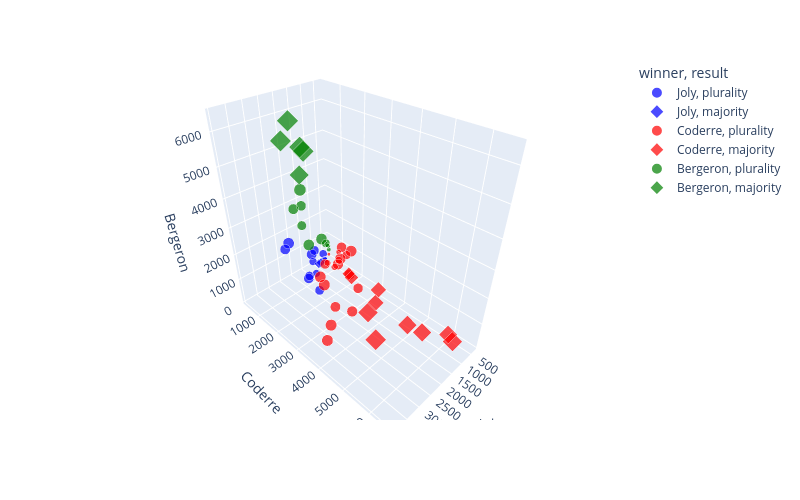

Notebook code cell kept with this figure:
### Code cell
fig = px.scatter_3d(
    df, 
    x="Joly", 
    y="Coderre", 
    z="Bergeron", 
    color="winner", 
    size="total",
    hover_name="district", 
    symbol="result",
    color_discrete_map={"Joly": "blue", "Bergeron": "green", "Coderre":"red"})

fig.show()

### Figure 1 — Plotly figure (JSON) as saved in the notebook; plotly's stock layout.template omitted (floating-point values rounded to 4 significant figures)
{"data": [{"hovertemplate": "<b>%{hovertext}</b><br><br>winner=Joly<br>result=plurality<br>Joly=%{x}<br>Coderre=%{y}<br>Bergeron=%{z}<br>total=%{marker.size}<extra></extra>", "hovertext": ["101-Bois-de-Liesse", "102-Cap-Saint-Jacques", "161-Saint-HenriPetite-BourgognePointe-Saint-Charles", "172-Desmarchais-Crawford", "181-Peter-McGill", "182-Saint-Jacques", "33-Snowdon", "34-Notre-Dame-de-Grâce", "35-Loyola", "41-du Canal", "43-Fort-Rolland", "63-Jacques-Bizard"], "legendgroup": "Joly, plurality", "marker": {"color": "blue", "size": [7334, 6363, 9378, 7956, 4099, 6357, 4687, 7688, 6125, 3263, 4438, 1432], "sizemode": "area", "sizeref": 27.62, "symbol": "circle"}, "mode": "markers", "name": "Joly, plurality", "scene": "scene", "showlegend": true, "type": "scatter3d", "x": [3024, 2675, 3578, 2849, 1894, 2282, 1636, 3262, 2648, 1266, 1908, 690], "y": [2481, 2525, 2432, 2476, 1451, 1906, 1548, 1773, 2040, 1165, 1325, 518], "z": [1829, 1163, 3368, 2631, 754, 2169, 1503, 2653, 1437, 832, 1205, 224]}, {"hovertemplate": "<b>%{hovertext}</b><br><br>winner=Joly<br>result=majority<br>Joly=%{x}<br>Coderre=%{y}<br>Bergeron=%{z}<br>total=%{marker.size}<extra></extra>", "hovertext": ["61-Pierre-Foretier", "62-Denis-Benjamin-Viger"], "legendgroup": "Joly, majority", "marker": {"color": "blue", "size": [1887, 1889], "sizemode": "area", "sizeref": 27.62, "symbol": "diamond"}, "mode": "markers", "name": "Joly, majority", "scene": "scene", "showlegend": true, "type": "scatter3d", "x": [998, 1068], "y": [631, 595], "z": [258, 226]}, {"hovertemplate": "<b>%{hovertext}</b><br><br>winner=Coderre<br>result=plurality<br>Joly=%{x}<br>Coderre=%{y}<br>Bergeron=%{z}<br>total=%{marker.size}<extra></extra>", "hovertext": ["11-Sault-au-Récollet", "12-Saint-Sulpice", "134-Marie-Victorin", "14-Bordeaux-Cartierville", "141-Côte-de-Liesse", "142-Norman-McLaren", "162-Saint-PaulÉmard", "171-ChamplainL'Île-des-Soeurs", "192-François-Perrault", "194-Parc-Extension", "22-Est", "31-Darlington", "42-J.-Émery-Provost", "51-Sault-Saint-Louis", "52-Cecil-P.-Newman", "64-Sainte-Geneviève", "71-Tétreaultville", "74-Louis-Riel", "91-Claude-Ryan"], "legendgroup": "Coderre, plurality", "marker": {"color": "red", "size": [8650, 8316, 9259, 7247, 9587, 8385, 7096, 9200, 7583, 5615, 3469, 4287, 3003, 9560, 7809, 789, 9737, 8025, 2062], "sizemode": "area", "sizeref": 27.62, "symbol": "circle"}, "mode": "markers", "name": "Coderre, plurality", "scene": "scene", "showlegend": true, "type": "scatter3d", "x": [2532, 2543, 2431, 2081, 3959, 2822, 2438, 3291, 2039, 1402, 1172, 1232, 1157, 3717, 2943, 326, 3454, 2338, 423], "y": [3348, 3252, 3673, 3612, 4308, 4104, 2566, 3347, 2878, 2420, 1589, 1873, 1193, 4201, 3536, 332, 3694, 3509, 996], "z": [2770, 2521, 3155, 1554, 1320, 1459, 2092, 2562, 2666, 1793, 708, 1182, 653, 1642, 1330, 131, 2589, 2178, 643]}, {"hovertemplate": "<b>%{hovertext}</b><br><br>winner=Coderre<br>result=majority<br>Joly=%{x}<br>Coderre=%{y}<br>Bergeron=%{z}<br>total=%{marker.size}<extra></extra>", "hovertext": ["121-La Pointe-aux-Prairies", "122-Pointe-aux-Trembles", "123-Rivière-des-Prairies", "151-Saint-Léonard-Est", "152-Saint-Léonard-Ouest", "191-Saint-Michel", "21-Ouest", "23-Centre", "81-Marie-Clarac", "82-Ovide-Clermont"], "legendgroup": "Coderre, majority", "marker": {"color": "red", "size": [10546, 9465, 8351, 6454, 8479, 5872, 3951, 4663, 9111, 8060], "sizemode": "area", "sizeref": 27.62, "symbol": "diamond"}, "mode": "markers", "name": "Coderre, majority", "scene": "scene", "showlegend": true, "type": "scatter3d", "x": [3330, 2852, 1656, 1641, 1908, 1220, 1076, 1286, 1435, 1051], "y": [5456, 4734, 5737, 3931, 5387, 3668, 2184, 2526, 6591, 6229], "z": [1760, 1879, 958, 882, 1184, 984, 691, 851, 1085, 780]}, {"hovertemplate": "<b>%{hovertext}</b><br><br>winner=Bergeron<br>result=plurality<br>Joly=%{x}<br>Coderre=%{y}<br>Bergeron=%{z}<br>total=%{marker.size}<extra></extra>", "hovertext": ["113-Jeanne-Mance", "13-Ahuntsic", "133-Vieux-Rosemont", "183-Sainte-Marie", "32-Côte-des-Neiges", "72-MaisonneuveLongue-Pointe", "73-Hochelaga", "92-Joseph-Beaubien", "93-Robert-Bourassa", "94-Jeanne-Sauvé"], "legendgroup": "Bergeron, plurality", "marker": {"color": "green", "size": [7370, 9282, 10866, 6445, 5172, 9135, 7900, 1965, 1330, 1678], "sizemode": "area", "sizeref": 27.62, "symbol": "circle"}, "mode": "markers", "name": "Bergeron, plurality", "scene": "scene", "showlegend": true, "type": "scatter3d", "x": [2316, 2873, 3234, 2271, 1578, 3139, 2675, 592, 419, 489], "y": [1455, 2979, 2670, 1347, 1644, 2746, 1546, 540, 446, 491], "z": [3599, 3430, 4962, 2827, 1950, 3250, 3679, 833, 465, 698]}, {"hovertemplate": "<b>%{hovertext}</b><br><br>winner=Bergeron<br>result=majority<br>Joly=%{x}<br>Coderre=%{y}<br>Bergeron=%{z}<br>total=%{marker.size}<extra></extra>", "hovertext": ["111-Mile-End", "112-DeLorimier", "131-Saint-Édouard", "132-Étienne-Desmarteau", "193-Villeray"], "legendgroup": "Bergeron, majority", "marker": {"color": "green", "size": [9030, 10747, 11050, 10867, 10802], "sizemode": "area", "sizeref": 27.62, "symbol": "diamond"}, "mode": "markers", "name": "Bergeron, majority", "scene": "scene", "showlegend": true, "type": "scatter3d", "x": [2514, 3044, 2815, 2788, 2782], "y": [1734, 1770, 1827, 2331, 2201], "z": [4782, 5933, 6408, 5748, 5819]}], "layout": {"height": 500, "legend": {"itemsizing": "constant", "title": {"text": "winner, result"}, "tracegroupgap": 0}, "margin": {"t": 60}, "scene": {"domain": {"x": [0, 1], "y": [0, 1]}, "xaxis": {"title": {"text": "Joly"}}, "yaxis": {"title": {"text": "Coderre"}}, "zaxis": {"title": {"text": "Bergeron"}}}, "width": 800}}
